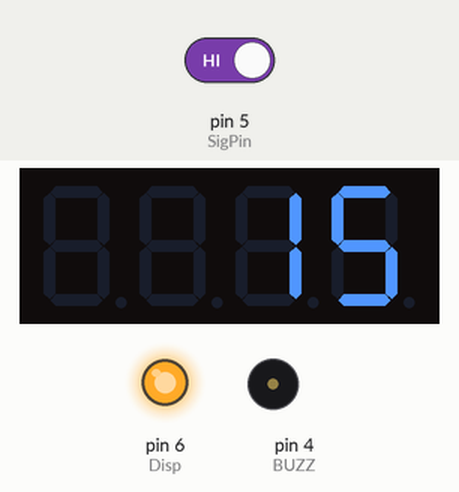
Bench run of a sketch on a simulated Arduino Uno, built with avr-gcc and run on an emulated ATmega328P. Shown: 4-digit seven-segment display, output pins drawn as LEDs (lit = HIGH), buzzer (waves = sounding). The test bench sets the inputs (shaded band); at power-on: pin 5 (SigPin) HIGH.

Above: at 0.1 s.
At 8.6 s:
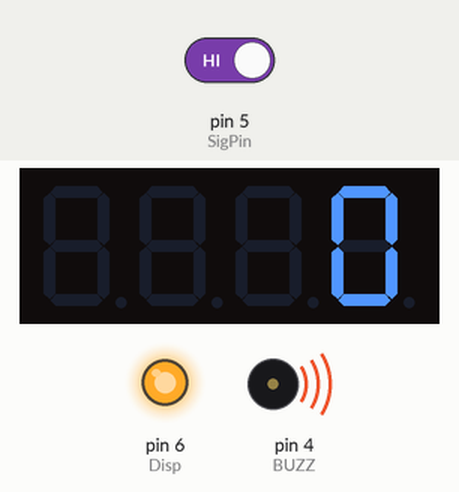
8.7 s: pin 5 (SigPin) driven LOW
At 9.5 s:
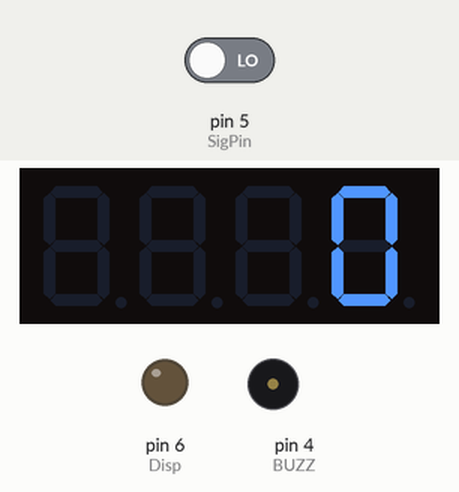
Timing chart, 0 to 11.7 s (numbered marks = the images above; inputs shaded):
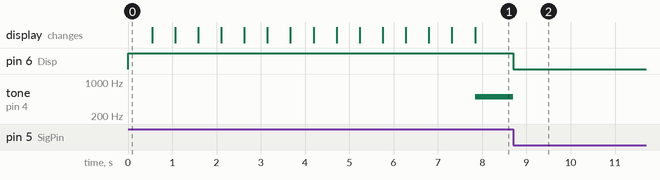

The sketch:

touchtimer.ino
```cpp
#include <TM1637Display.h>
#define CLK 2
#define DIO 3
#define BUZZ 4
#define SigPin 5
#define Disp 6
bool alarmDismissed = false;
int i=15;
TM1637Display display(CLK,DIO);
void setup() {
  // put your setup code here, to run once:
display.setBrightness(0x0f);
pinMode(BUZZ,OUTPUT);
pinMode(SigPin,INPUT);
pinMode(Disp, OUTPUT);
}

void loop() {
  // put your main code here, to run repeatedly:
if(alarmDismissed){
  digitalWrite(Disp,LOW);
  return;
}
digitalWrite(Disp,HIGH);
for(i;i>0;i--){
  display.showNumberDec(i);
  delay(500);
}
display.showNumberDec(0000);
tone(BUZZ,500);
if(digitalRead(SigPin)==LOW){
  alarmDismissed=true;
  noTone(BUZZ);
  return;
}
}
```

Measured:
- after the input at 8.7 s, pin 6 (Disp): HIGH → LOW at once; tone on pin 4 (BUZZ): 500 Hz → silent at once
